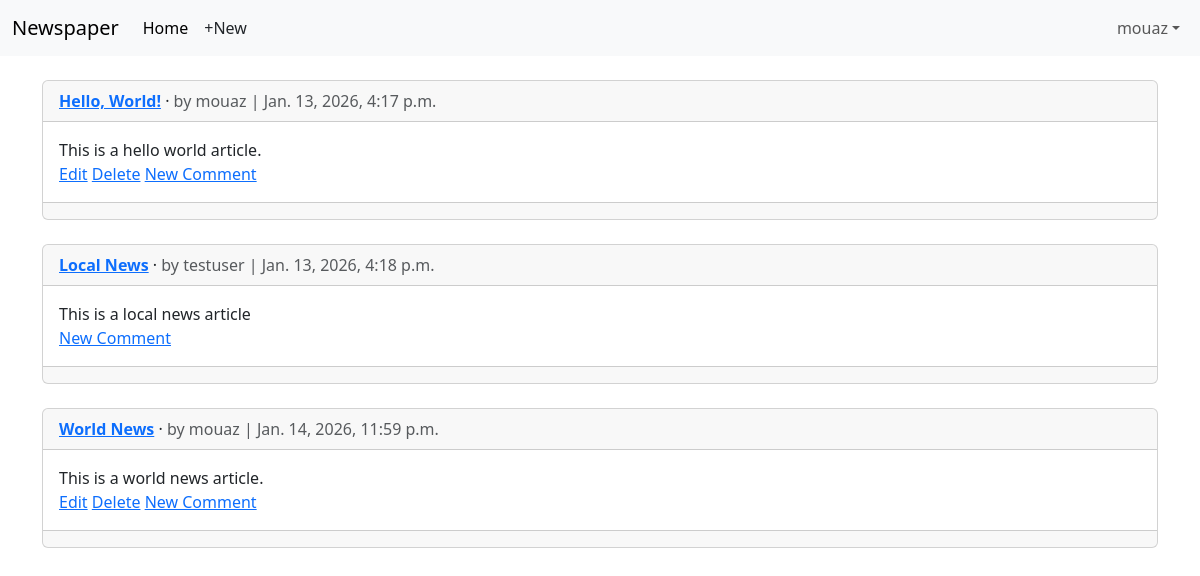
/articles/ (signed in), run on an earlier commit of the app's database.
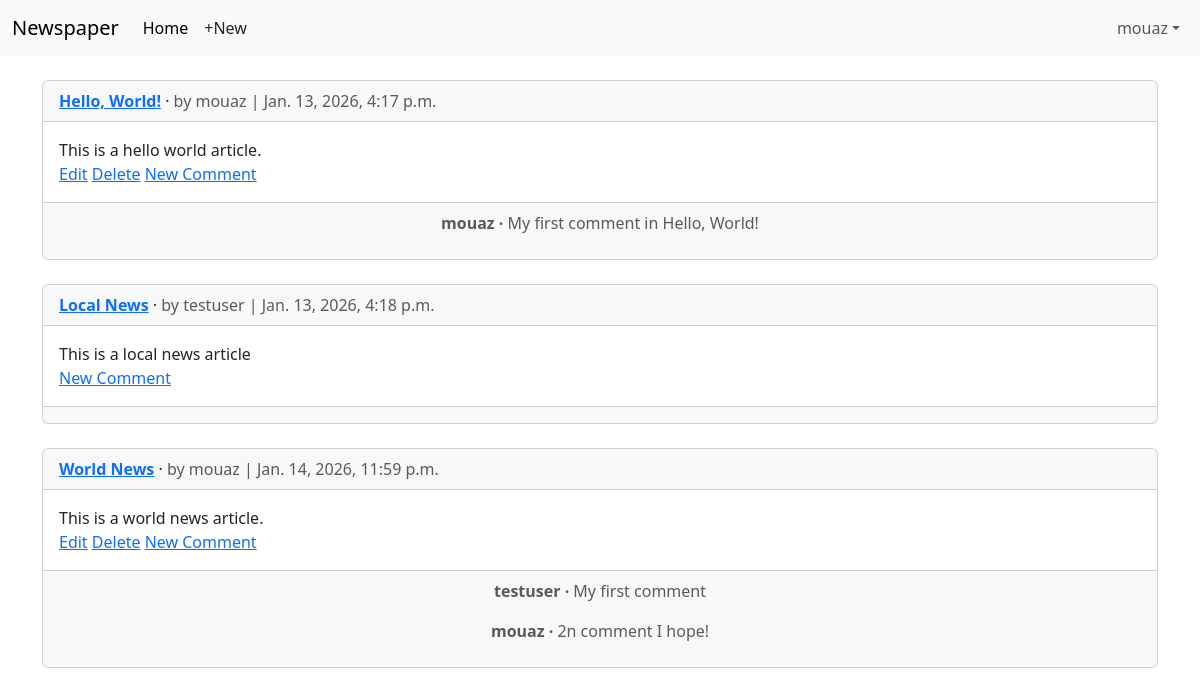
And on a later commit of the database.
### accounts/models.py (models this page shows)
class CustomUser(AbstractUser):
    age = models.PositiveIntegerField(null=True, blank=True)

### articles/models.py (models this page shows, shortened)
class Article(models.Model):
    title = models.CharField(max_length=255)
    body = models.TextField()
    date = models.DateTimeField(auto_now_add=True)
    author = models.ForeignKey(settings.AUTH_USER_MODEL, on_delete=models.CASCADE)
    def get_absolute_url(self):
        return reverse("article_detail", kwargs={"pk": self.pk})

class Comment(models.Model):
    article = models.ForeignKey(Article, on_delete=models.CASCADE)
    comment = models.CharField(max_length=140)
    author = models.ForeignKey(settings.AUTH_USER_MODEL, on_delete=models.CASCADE)
    def __str__(self):
        return self.comment

### articles/views.py (the view)
# urls.py: path("", ArticleListView.as_view(), name="article_list"),
class ArticleListView(LoginRequiredMixin, ListView):
    model = Article
    template_name = "article_list.html"

### templates/article_list.html (shortened to what this page needs)
{% extends "base.html" %}
{% block content %}
{% for article in article_list %}
<div class="card">
    <div class="card-header">
        <span class="fw-bold">
            <a href="{{article.get_absolute_url}}">{{ article.title }}</a>
        </span>&middot;
        <span class="text-muted">by {{ article.author }} | {{ article.date }}</span>
    </div>
    <div class="card-body">
        {{ article.body }}
        <br />
        {% if article.author.pk == request.user.pk %}
        <a href="{% url 'article_edit' article.pk %}">Edit</a> <a href="{% url 'article_delete' article.pk %}">Delete</a>
        {% endif %}
        <a href="{{ article.get_absolute_url }}">New Comment</a>
    </div>
    <div class="card-footer text-center text-muted">
        {% for comment in article.comment_set.all %}
        <p>
            <span class="fw-bold">{{ comment.author }} &middot;</span>
            {{ comment}}
        </p>
        {% endfor %}
    </div>
</div>
<br />
{% endfor %}
{% endblock content %}

### templates/base.html (shortened to what this page needs)
{% load static %}
<!Doctype html>
<html>
    <head>
        <link href="https://cdn.jsdelivr.net/npm/bootstrap@5.3.8/dist/css/bootstrap.min.css" rel="stylesheet">
    </head>
    <body>
        <nav class="navbar navbar-expand-lg bg-body-tertiary mb-4">
            <div class="container-fluid">
                <a class="navbar-brand" href="{% url 'home' %}">Newspaper</a>
                <div class="collapse navbar-collapse" id="navbarNav">
                    <ul class="navbar-nav me-auto mb-2 mb-lg-0">
                        <li class="nav-item">
                            <a class="nav-link active" aria-current="page" href="{% url 'home' %}">Home</a>
                        </li>
                        {% if user.is_authenticated %}
                        <li class="nav-item">
                            <a class="nav-link px-2 link-dark" href="{% url 'article_new'%}">+New</a>
                        </li>
                    </ul>
                    <div class="mr-auto">
                        <ul class="navbar-nav">
                            <li class="nav-item dropdown">
                                <a class="nav-link dropdown-toggle" href="#" role="button" data-bs-toggle="dropdown" aria-expanded="false">{{ user.username }}</a>
                            </li>
                    {% endif %}
                </div>
            </div>
        </nav>
        <main>
            <div class="container">
                {% block content %}
                {% endblock content %}
            </div>
        </main>
    </body>
</html>

What changed in the data, as far as the page shows it:
added Comment: author "mouaz", comment "My first comment in Hello, World!", shown under Article "Hello, World!"
added Comment: author "testuser", comment "My first comment", shown under Article "World News"
added Comment: author "mouaz", comment "2n comment I hope!", shown under Article "World News"
